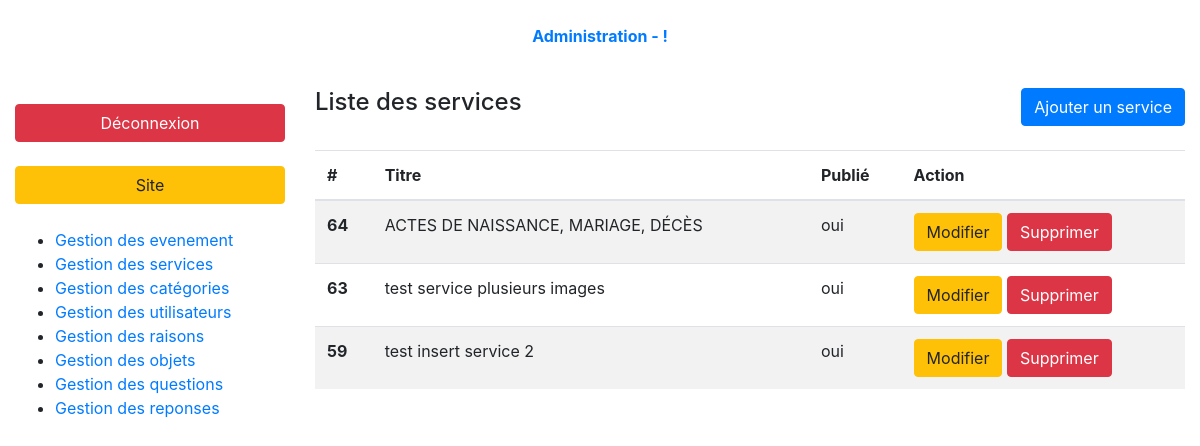
Before: /index.php?page=admin-services-list (signed in) with the older database file.
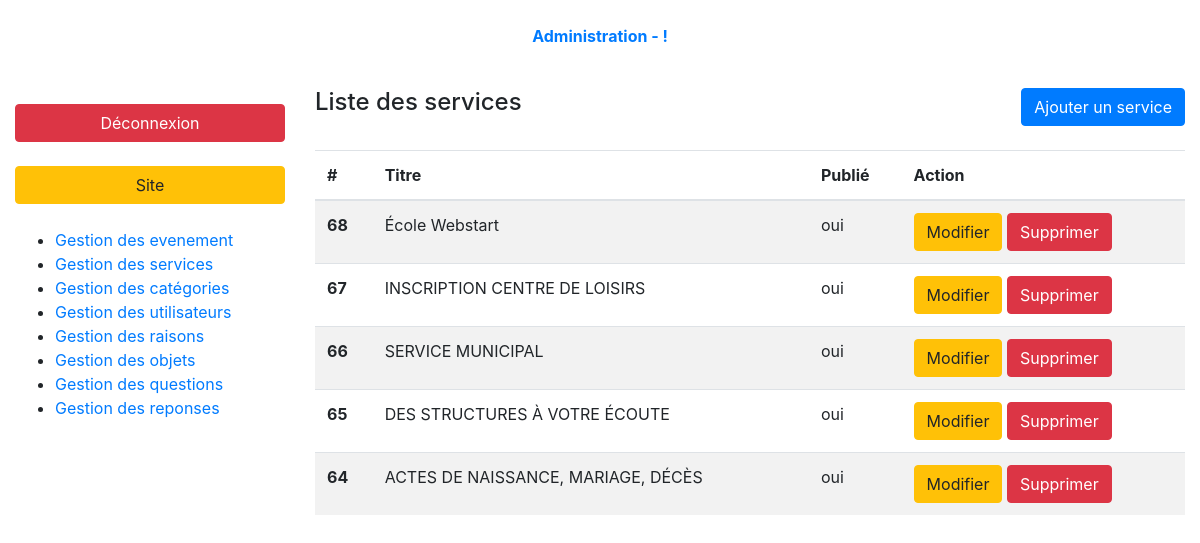
After: the same page with the newer database file.
### tables this page shows
CREATE TABLE `services` (
  `id` int(10) UNSIGNED NOT NULL,
  `title` varchar(255) NOT NULL,
  `summary` varchar(255) NOT NULL,
  `content` text NOT NULL,
  `phone_number` varchar(15) NOT NULL,
  `opening_days` varchar(255) NOT NULL,
  `hours_from` time NOT NULL,
  `hours_to` time NOT NULL,
  `created_at` timestamp NOT NULL DEFAULT CURRENT_TIMESTAMP,
  `is_published` tinyint(1) UNSIGNED NOT NULL DEFAULT '0' COMMENT 'Publiée ? oui/non',
  `address_id` int(10) UNSIGNED NOT NULL
);

### controller/backend/services.php (called while the page is built, shortened)
<?php
require_once ('././model/services.php');
function servicesList(){
    $services = getServices(FALSE, TRUE);
    require_once './views/backend/servicesList.php';
}

### model/services.php (called while the page is built, shortened)
<?php
    function getServices($serviceId = FALSE, $backOffice = FALSE)
    {
        $db = dbConnect();
        if ($serviceId){
            $queryString = 'SELECT s.*, DATE_FORMAT(s.hours_from, "%H:%i") AS hours_from_formated,
            DATE_FORMAT(s.hours_to, "%H:%i") AS hours_to_formated, GROUP_CONCAT(m.name) AS name,
            a.address, a.zip_code, a.city, a.country, a.location';
        }
        else{
            $queryString = 'SELECT s.id, s.title, s.summary, s.is_published, GROUP_CONCAT(m.name) AS name';
        }
        $queryString .= ' FROM addresses a INNER JOIN services s
        ON a.id = s.address_id
        INNER JOIN medias m
        ON s.id = m.service_id';
        if (!$serviceId && !$backOffice){
            $queryString .= ' WHERE is_published = 1
            GROUP BY s.id';
        }
        elseif (!$serviceId && $backOffice){
            $queryString .= ' GROUP BY s.id
            ORDER BY created_at DESC';
        }
        elseif ($serviceId && !$backOffice){
            $queryString .= ' WHERE is_published = 1 AND s.id = :id';
        }
        elseif ($serviceId && $backOffice){
            $queryString .= ' WHERE s.id = :id';
        }
        $query = $db->prepare($queryString);
        if (!$serviceId){
            $query->execute();
            return $query->fetchAll();
        }
        else{
            $query->execute(['id' => $serviceId]);
            return $query->fetch(PDO::FETCH_ASSOC);
        }
    }

### views/backend/servicesList.php (the view, shortened to what this page needs)
<div class="container-fluid">
    <?php require '././partials/backend/header.php'; ?>
    <div class="row my-3 index-content">
        <?php require '././partials/backend/nav.php'; ?>
        <section class="col-9">
            <header class="pb-4 d-flex justify-content-between">
                <h4>Liste des services</h4>
                <a class="btn btn-primary" href="index.php?page=admin-services-form">Ajouter un service</a>
            </header>
            <table class="table table-striped">
                <thead>
                <tr>
                    <th>#</th>
                    <th>Titre</th>
                    <th>Publié</th>
                    <th>Action</th>
                </tr>
                </thead>
                <tbody>
                <?php foreach($services as $service): ?>
                    <tr>
                        <th><?= $service['id'];?></th>
                        <td><?= $service['title'];?></td>
                        <td><?= ($service['is_published'] == 0) ? 'non' : 'oui' ;?></td>
                        <td>
                            <a href="index.php?page=admin-services-form&service-id=<?= $service['id'];?>&action=edit" class="btn btn-warning">Modifier</a>
                            <a onclick="return confirm('Are you sure?')" href="index.php?page=admin-services-list&service-id=<?= $service['id'];?>&action=delete" class="btn btn-danger">Supprimer</a>
                        </td>
                    </tr>
                <?php endforeach; ?>
                </tbody>
            </table>
        </section>
    </div>
</div>
<?php require 'layout.php'; ?>

Changed rows visible on the page:
removed services: id "63", title "test service plusieurs images", is_published "oui"
removed services: id "59", title "test insert service 2", is_published "oui"
added services: id "68", title "École Webstart", is_published "oui"
added services: id "67", title "INSCRIPTION CENTRE DE LOISIRS", is_published "oui"
added services: id "66", title "SERVICE MUNICIPAL", is_published "oui"
added services: id "65", title "DES STRUCTURES À VOTRE ÉCOUTE", is_published "oui"
